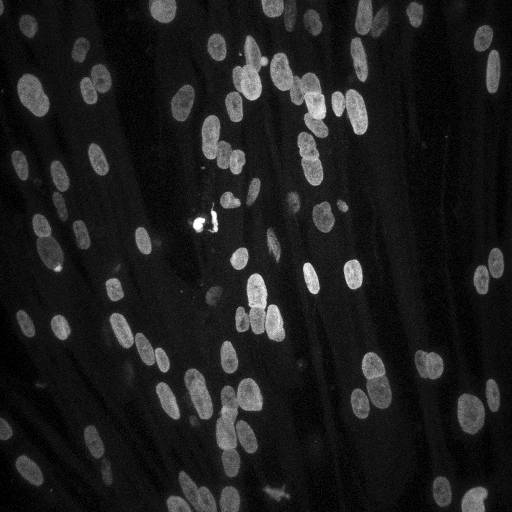
#> input picture models/MAX_D7_KO2_Hoe_60X_001.tif, 1024 x 1024 px, given in place of ., which was not available (shown at 1/2 size)
$ python MakeContoursOnRawImage.py
#> lines starting #> are read from the running program, lines starting #| are printed output that depends on the picture; pictures that were not available may be replaced by others from this repository, and a replacement may not be noted

# read in raw image, cell contours (csv files) and label image (from stardist)
# draw contours (from stardist) on raw image, and cell contours

import cv2
import numpy as np
import os
import csv
import h5py
import copy
import tifffile
import argparse

def DrawContourForLabel(label_im,im,ilabel,icolor):
    mask_indices = np.where(label_im == ilabel)
    h,w = label_im.shape
    this_mask_slice = np.zeros([h,w],dtype=np.uint8)
    this_mask_slice[mask_indices] = 255
    ret, thresh = cv2.threshold(this_mask_slice, 1, 255, 0, cv2.THRESH_BINARY)
    threshcopy = thresh.copy()
    contours, hierarchy = cv2.findContours(threshcopy, cv2.RETR_TREE, cv2.CHAIN_APPROX_SIMPLE)
    #print('number of contours ',len(contours)) # draw on image slice
    im = cv2.drawContours(im, contours, -1, icolor, 3)
    return im


def DrawCells(img,l3_filename,l4_filename):
    # read in associated contours
    #csv_filename1 = os.path.join(pathname, isubdir, isubdir + '_XY-VL3.csv')
    #csv_filename2 = os.path.join(pathname, isubdir, isubdir + '_XY-VL4.csv')
    csv_filename1 = os.path.join(l3_filename)
    csv_filename2 = os.path.join(l4_filename)
    sf = 0.6214809
    for icontour in range(2):
        contours = []
        contour = []
        if (icontour == 0):
            csv_filename = csv_filename1
        else:
            csv_filename = csv_filename2
        with open(csv_filename, newline='') as csvfile:
            myreader = csv.reader(csvfile, delimiter=',', quotechar='|')
            for i, row in enumerate(myreader):
                # print(', '.join(row))
                x = row[0]
                y = row[1]
                # convert to pixels
                x = int(float(x) / sf)
                y = int(float(y) / sf)
                # print(x,y)
                contour.append([x, y])
        contours.append(contour)
        contours = np.asarray(contours)
        # draw contour on binary nuclear image
        if (icontour == 0):
            cv2.drawContours(img, contours, -1, (0, 255, 0), 3)
        else:
            cv2.drawContours(img, contours, -1, (255, 0, 0), 3)

    return img


if __name__ == '__main__':

    parser = argparse.ArgumentParser()
    parser.add_argument('-l', '--label', type=str,  default='.',
                        help='full path and name of file containing label image')
    parser.add_argument('-r', '--raw', type=str,  default='.',
                        help='full path and name of file containing raw image')

    args = parser.parse_args()
    # example label file
    #label_name = '/Users/lbrown/Documents/Mary/Lisa_Test-images_SEW/LamTest2/labels.tif'
    label_name = args.label
    # example raw image
    #raw_name = '/Users/lbrown/Documents/Mary/Lisa_Test-images_SEW/2022-07-08_Fz2C/2022-07-08_Fz2C_L1-L2/2022-07-08_Fz2C_L1-L2_Hoe.tif'
    raw_name = args.raw

    # example csv files
    #l3_filename = '/Users/lbrown/Documents/Mary/Lisa_Test-images_SEW/2022-07-08_Fz2C/2022-07-08_Fz2C_L1-L2/2022-07-08_Fz2C_L1-L2_XY-VL3.csv'
    #l4_filename = '/Users/lbrown/Documents/Mary/Lisa_Test-images_SEW/2022-07-08_Fz2C/2022-07-08_Fz2C_L1-L2/2022-07-08_Fz2C_L1-L2_XY-VL4.csv'
    l3_filename = os.path.join(raw_name[:-8] + '_XY-VL3.csv')
    l4_filename = os.path.join(raw_name[:-8] + '_XY-VL4.csv')

    # read raw image
    img = tifffile.imread(raw_name)
#> img is the input picture: shape (1024, 1024) uint16; min 94, max 4095, mean 584
    # this is float 32-bit
    a = np.percentile(img,5)
#> a = 176
    b = np.percentile(img,95)
#> b = 1934
    print(a,b)
#| 176.0 1934.0
    img = np.clip(img,np.percentile(img, 5),
                      np.percentile(img, 95))
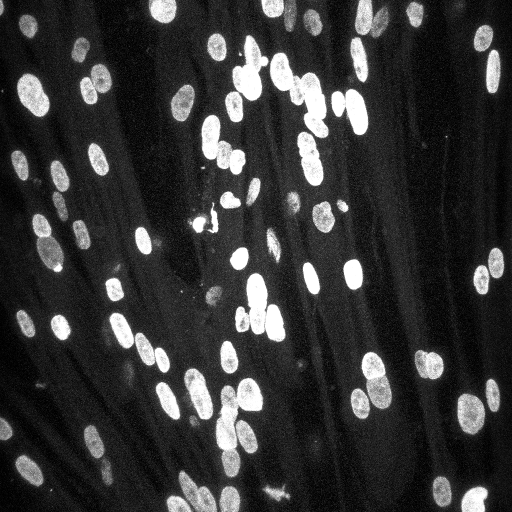
#> img: shape (1024, 1024) float64 (shown at 1/2 size); min 176, max 1934, mean 559.7; drawn with min black and max white


    print(np.min(img),np.max(img))
#| 176.0 1934.0
    h,w = img.shape
#> h = 1024; w = 1024
    print(img.shape)
#| (1024, 1024)
    rgb_img = np.zeros([h,w,3],dtype=np.uint8)

    rgb_img[:,:,0] = 255 * ((img - a)/(b-a))
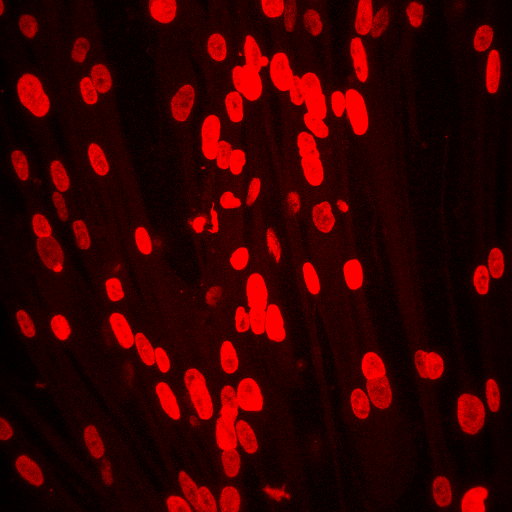
#> rgb_img: shape (1024, 1024, 3) (shown at 1/2 size); mean of channels 0, 1, 2 55.2, 0, 0; drawn as R, G, B
    rgb_img[:,:,1] = 255 * ((img - a)/(b-a))
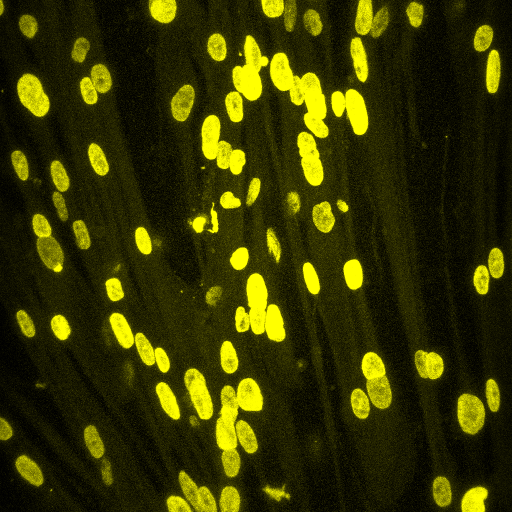
#> rgb_img: shape (1024, 1024, 3) (shown at 1/2 size); mean of channels 0, 1, 2 55.2, 55.2, 0; drawn as R, G, B
    rgb_img[:,:,2] = 255 * ((img - a)/(b-a))


    # draw muscle cell contours
    rgb_img = DrawCells(rgb_img,l3_filename,l4_filename)
#> (the run stopped early here; a loop or call above may not have finished)
